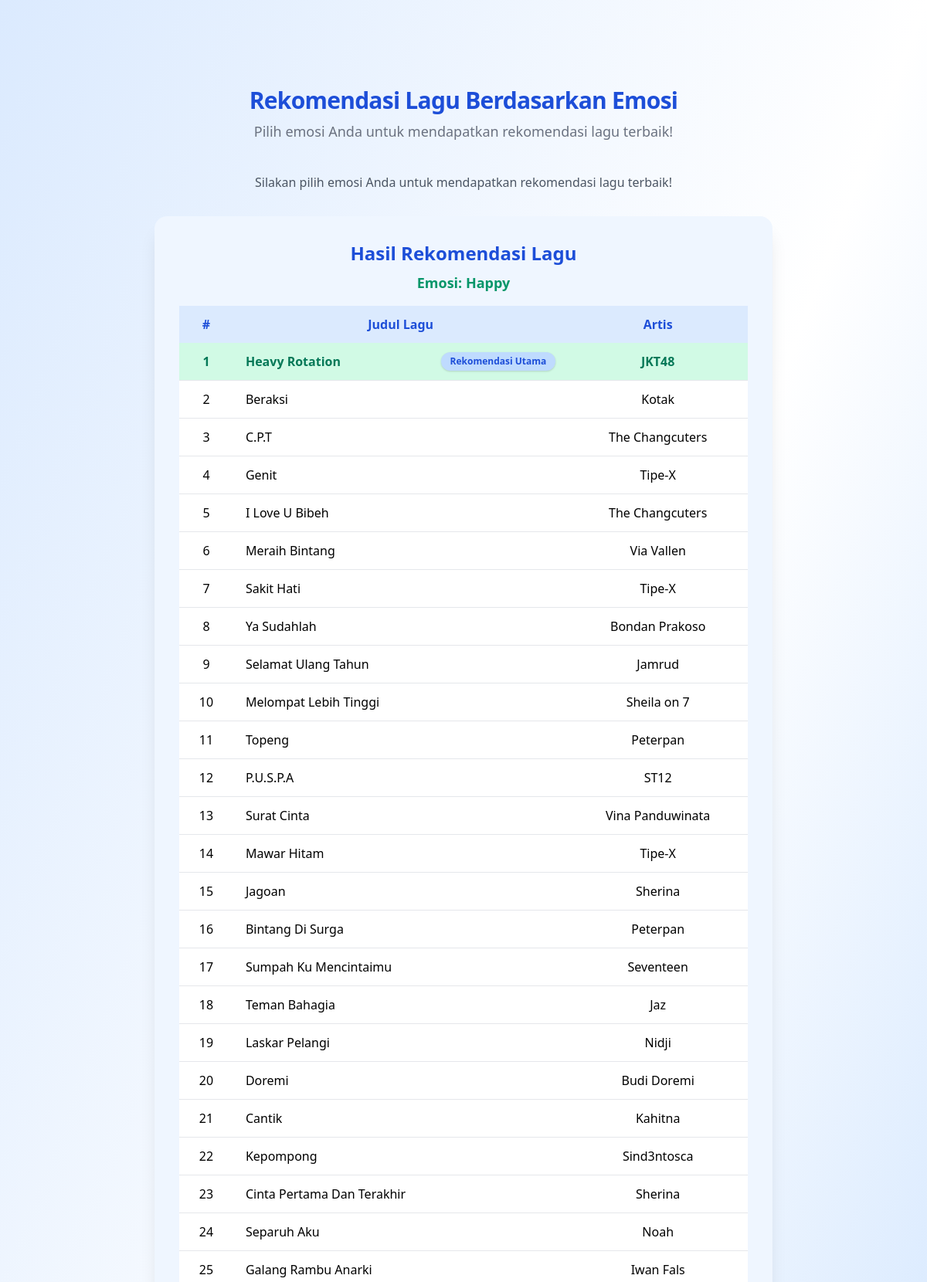
/index.php?id_bobot=1 (upper part), run on the app's committed database.
### tables this page shows
CREATE TABLE `bobot` (
  `id_bobot` int(11) NOT NULL,
  `nama_emosi` varchar(20) NOT NULL,
  `w1` double NOT NULL,
  `w2` double NOT NULL,
  `w3` double NOT NULL,
  `w4` double NOT NULL,
  `w5` double NOT NULL
);

CREATE TABLE `alternatif` (
  `id_alternatif` int(11) NOT NULL,
  `judul_lagu` varchar(150) NOT NULL,
  `artis` varchar(100) NOT NULL,
  `lirik` text DEFAULT NULL,
  `c1_tempo` double NOT NULL,
  `c2_loudness` double NOT NULL,
  `c3_energy` double NOT NULL,
  `c4_valence` double NOT NULL,
  `c5_mode` int(11) NOT NULL
);

### index.php (the view, shortened to what this page needs)
<?php
require_once __DIR__ . '/config/database.php';
$alternatif = [];
$sql = "SELECT * FROM alternatif";
$result = $conn->query($sql);
while ($row = $result->fetch_assoc()) {
    $alternatif[] = $row;
}
$selectedBobot = null;
$normalisasi = [];
$perangkingan = [];
if (isset($_GET['id_bobot'])) {
    $id_bobot = (int)$_GET['id_bobot'];
    $sql_bobot = "SELECT * FROM bobot WHERE id_bobot = $id_bobot LIMIT 1";
    $res_bobot = $conn->query($sql_bobot);
    if ($row = $res_bobot->fetch_assoc()) {
        $selectedBobot = $row;
    }
    $max = [
        'c1_tempo' => 0,
        'c2_loudness' => 0,
        'c3_energy' => 0,
        'c4_valence' => 0,
        'c5_mode' => 0
    ];
    foreach ($alternatif as $alt) {
        foreach ($max as $k => $v) {
            if ($alt[$k] > $max[$k]) $max[$k] = $alt[$k];
        }
    }
    foreach ($alternatif as $alt) {
        $r1 = $alt['c1_tempo'] / ($max['c1_tempo'] ?: 1);
        $r2 = $alt['c2_loudness'] / ($max['c2_loudness'] ?: 1);
        $r3 = $alt['c3_energy'] / ($max['c3_energy'] ?: 1);
        $r4 = $alt['c4_valence'] / ($max['c4_valence'] ?: 1);
        $r5 = $alt['c5_mode'] / ($max['c5_mode'] ?: 1);
        $normalisasi[] = [
            'id_alternatif' => $alt['id_alternatif'],
            'judul_lagu' => $alt['judul_lagu'],
            'artis' => $alt['artis'],
            'r1' => $r1, 'r2' => $r2, 'r3' => $r3, 'r4' => $r4, 'r5' => $r5
        ];
    }
    foreach ($normalisasi as $n) {
        $vi = $selectedBobot['w1']*$n['r1'] + $selectedBobot['w2']*$n['r2'] + $selectedBobot['w3']*$n['r3'] + $selectedBobot['w4']*$n['r4'] + $selectedBobot['w5']*$n['r5'];
        $perangkingan[] = [
            'judul_lagu' => $n['judul_lagu'],
            'artis' => $n['artis'],
            'nilai_akhir' => $vi
        ];
    }
    usort($perangkingan, function($a, $b) { return $b['nilai_akhir'] <=> $a['nilai_akhir']; });
}
?>
<!DOCTYPE html>
<html lang="id">
<head>
    <link href="https://cdn.jsdelivr.net/npm/tailwindcss@2.2.19/dist/tailwind.min.css" rel="stylesheet">
</head>
<body class="bg-gray-100 min-h-screen flex flex-col items-center justify-center">
    <div class="bg-gradient-to-br from-blue-100 via-white to-blue-200 min-h-screen w-full flex flex-col items-center justify-center py-10">
        <div class="p-12 w-full max-w-4xl mt-6 mb-10">
        <h1 class="text-3xl font-extrabold text-blue-700 mb-2 tracking-tight text-center">Rekomendasi Lagu Berdasarkan Emosi</h1>
        <p class="text-gray-500 text-center mb-6 text-lg">Pilih emosi Anda untuk mendapatkan rekomendasi lagu terbaik!</p>
        <div class="mb-8">
            <p class="text-gray-600 text-center mt-4">Silakan pilih emosi Anda untuk mendapatkan rekomendasi lagu terbaik!</p>
        </div>
        <?php if ($selectedBobot): ?>
        <div class="bg-blue-50 rounded-2xl shadow-xl p-8 mt-8">
            <h3 class="text-2xl font-bold text-blue-700 mb-2 text-center">Hasil Rekomendasi Lagu</h3>
            <div class="text-lg font-semibold text-green-600 mb-4 text-center">Emosi: <?php echo htmlspecialchars($selectedBobot['nama_emosi']); ?></div>
            <div class="overflow-x-auto">
                <table class="min-w-full bg-white rounded-xl shadow">
                    <thead>
                        <tr class="bg-blue-100 text-blue-700">
                            <th class="py-3 px-4">#</th>
                            <th class="py-3 px-4">Judul Lagu</th>
                            <th class="py-3 px-4">Artis</th>
                        </tr>
                    </thead>
                    <tbody>
                        <?php foreach ($perangkingan as $i => $p): ?>
                        <tr class="border-b transition hover:bg-blue-50 <?php echo $i === 0 ? 'bg-green-100 font-bold text-green-700' : ''; ?>">
                            <td class="py-3 px-4 text-center"><?php echo $i+1; ?></td>
                            <td class="py-3 px-4 flex items-center justify-between">
                                <span><?php echo htmlspecialchars($p['judul_lagu']); ?></span>
                                <?php if ($i === 0): ?><span class="ml-2 px-3 py-1 rounded-full bg-blue-200 text-blue-700 text-xs font-bold shadow">Rekomendasi Utama</span><?php endif; ?>
                            </td>
                            <td class="py-3 px-4 text-center"><?php echo htmlspecialchars($p['artis']); ?></td>
                        </tr>
                        <?php endforeach; ?>
                    </tbody>
                </table>
            </div>
        </div>
        <?php endif; ?>
        </div>
</body>
</html>

### data on the page
bobot: nama_emosi "Happy"
alternatif: judul_lagu "Heavy Rotation", shows "Rekomendasi Utama", artis "JKT48"
alternatif: judul_lagu "Beraksi", artis "Kotak"
alternatif: judul_lagu "C.P.T", artis "The Changcuters"
alternatif: judul_lagu "Genit", artis "Tipe-X"
alternatif: judul_lagu "I Love U Bibeh", artis "The Changcuters"
alternatif: judul_lagu "Meraih Bintang", artis "Via Vallen"
alternatif: judul_lagu "Sakit Hati", artis "Tipe-X"
alternatif: judul_lagu "Ya Sudahlah", artis "Bondan Prakoso"
alternatif: judul_lagu "Selamat Ulang Tahun", artis "Jamrud"
alternatif: judul_lagu "Melompat Lebih Tinggi", artis "Sheila on 7"
alternatif: judul_lagu "Topeng", artis "Peterpan"
alternatif: judul_lagu "P.U.S.P.A", artis "ST12"
alternatif: judul_lagu "Surat Cinta", artis "Vina Panduwinata"
alternatif: judul_lagu "Mawar Hitam", artis "Tipe-X"
alternatif: judul_lagu "Jagoan", artis "Sherina"
alternatif: judul_lagu "Bintang Di Surga", artis "Peterpan"
alternatif: judul_lagu "Sumpah Ku Mencintaimu", artis "Seventeen"
alternatif: judul_lagu "Teman Bahagia", artis "Jaz"
alternatif: judul_lagu "Laskar Pelangi", artis "Nidji"
alternatif: judul_lagu "Doremi", artis "Budi Doremi"
alternatif: judul_lagu "Cantik", artis "Kahitna"
alternatif: judul_lagu "Kepompong", artis "Sind3ntosca"
alternatif: judul_lagu "Cinta Pertama Dan Terakhir", artis "Sherina"
alternatif: judul_lagu "Separuh Aku", artis "Noah"
alternatif: judul_lagu "Galang Rambu Anarki", artis "Iwan Fals"
